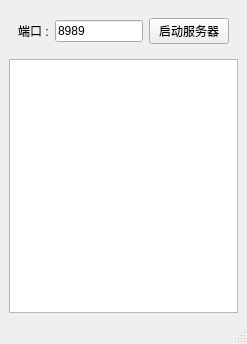
<?xml version="1.0" encoding="UTF-8"?>
<ui version="4.0">
 <class>MainWindow</class>
 <widget class="QMainWindow" name="MainWindow">
  <property name="geometry">
   <rect>
    <x>0</x>
    <y>0</y>
    <width>247</width>
    <height>344</height>
   </rect>
  </property>
  <property name="windowTitle">
   <string>服务器</string>
  </property>
  <widget class="QWidget" name="centralwidget">
   <layout class="QVBoxLayout" name="verticalLayout">
    <item>
     <widget class="QWidget" name="widget" native="true">
      <layout class="QHBoxLayout" name="horizontalLayout">
       <item>
        <widget class="QLabel" name="label">
         <property name="text">
          <string>端口 :</string>
         </property>
        </widget>
       </item>
       <item>
        <widget class="QLineEdit" name="portLineEdit">
         <property name="text">
          <string>8989</string>
         </property>
        </widget>
       </item>
       <item>
        <widget class="QPushButton" name="startButton">
         <property name="text">
          <string>启动服务器</string>
         </property>
        </widget>
       </item>
      </layout>
     </widget>
    </item>
    <item>
     <widget class="QTextEdit" name="logTextEdit">
      <property name="contextMenuPolicy">
       <enum>Qt::ContextMenuPolicy::DefaultContextMenu</enum>
      </property>
      <property name="readOnly">
       <bool>true</bool>
      </property>
     </widget>
    </item>
   </layout>
  </widget>
  <widget class="QMenuBar" name="menubar">
   <property name="geometry">
    <rect>
     <x>0</x>
     <y>0</y>
     <width>247</width>
     <height>18</height>
    </rect>
   </property>
  </widget>
  <widget class="QStatusBar" name="statusbar"/>
 </widget>
 <resources/>
 <connections/>
</ui>
